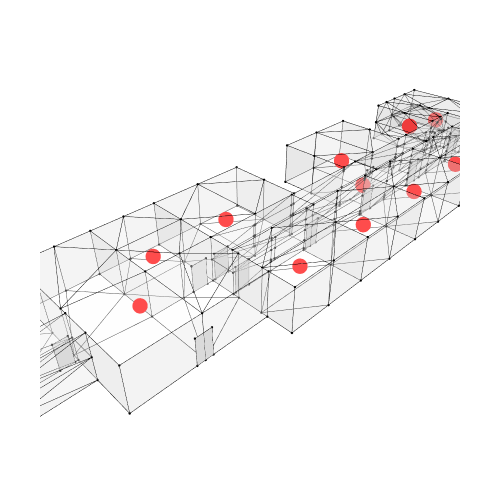

Source (notebook cell):
### Code cell
Topology.Show(cc, apertures, g2,
              vertexSizeKey="size",
              vertexColorKey="color",
              edgeWidthKey="width",
              edgeColorKey="color",
              faceOpacity=0.3,
              backgroundColor="white",
              width=500,
              height=500,
              renderer=renderer)

### Figure 1 — Plotly figure (JSON) as saved in the notebook; plotly's stock layout.template omitted (floating-point values rounded to 4 significant figures; data arrays with more than 128 entries replaced by an {"elided": "..."} marker saying what was removed)
{"data": [{"customdata": {"elided": "385 str values"}, "hoverinfo": "text", "hovertemplate": {"elided": "385 str values"}, "hovertext": {"elided": "385 str values"}, "legendgroup": "1", "legendrank": 1, "marker": {"color": {"elided": "385 str values"}, "line": {"width": 0}, "opacity": 1, "size": {"elided": "385 float values"}, "sizemode": "diameter", "symbol": "circle"}, "mode": "markers", "name": "1: Untitled (Vertices)", "showlegend": false, "text": {"elided": "385 str values"}, "type": "scatter3d", "x": {"elided": "385 float values"}, "y": {"elided": "385 float values"}, "z": {"elided": "385 float values"}}, {"hoverinfo": "text", "hovertext": [], "legendgroup": "2", "legendrank": 2, "line": {"color": "#000000", "dash": "solid", "width": 1}, "marker": {"color": "#000000", "size": 0.25, "symbol": "circle"}, "mode": "markers+lines", "name": "1: Untitled (Edges)", "showlegend": false, "text": [], "type": "scatter3d", "x": {"elided": "2928 float values"}, "y": {"elided": "2928 float values"}, "z": {"elided": "2928 float values"}}, {"cmax": 1, "cmin": 0, "color": "#FAFAFA", "colorscale": [[0, "#440154"], [0.1111, "#482878"], [0.2222, "#3e4989"], [0.3333, "#31688e"], [0.4444, "#26828e"], [0.5556, "#1f9e89"], [0.6667, "#35b779"], [0.7778, "#6ece58"], [0.8889, "#b5de2b"], [1, "#fde725"]], "flatshading": true, "hoverinfo": "text", "hovertext": "", "i": {"elided": "970 int values"}, "j": {"elided": "970 int values"}, "k": {"elided": "970 int values"}, "legendgroup": "3", "legendrank": 3, "lighting": {"facenormalsepsilon": 0}, "name": "1: Untitled (Faces)", "opacity": 0.3, "showlegend": false, "showscale": false, "text": "", "type": "mesh3d", "x": {"elided": "385 float values"}, "y": {"elided": "385 float values"}, "z": {"elided": "385 float values"}}, {"customdata": ["", "", "", "", "", "", "", "", "", "", "", "", "", "", "", "", "", "", "", "", "", "", "", "", "", "", "", "", "", "", "", "", "", "", "", "", "", "", "", "", "", "", "", "", "", "", "", "", "", "", "", "", "", "", "", "", "", "", "", "", "", "", "", "", "", "", "", "", "", ""], "hoverinfo": "text", "hovertemplate": ["Click ", "Click ", "Click ", "Click ", "Click ", "Click ", "Click ", "Click ", "Click ", "Click ", "Click ", "Click ", "Click ", "Click ", "Click ", "Click ", "Click ", "Click ", "Click ", "Click ", "Click ", "Click ", "Click ", "Click ", "Click ", "Click ", "Click ", "Click ", "Click ", "Click ", "Click ", "Click ", "Click ", "Click ", "Click ", "Click ", "Click ", "Click ", "Click ", "Click ", "Click ", "Click ", "Click ", "Click ", "Click ", "Click ", "Click ", "Click ", "Click ", "Click ", "Click ", "Click ", "Click ", "Click ", "Click ", "Click ", "Click ", "Click ", "Click ", "Click ", "Click ", "Click ", "Click ", "Click ", "Click ", "Click ", "Click ", "Click ", "Click ", "Click "], "hovertext": ["", "", "", "", "", "", "", "", "", "", "", "", "", "", "", "", "", "", "", "", "", "", "", "", "", "", "", "", "", "", "", "", "", "", "", "", "", "", "", "", "", "", "", "", "", "", "", "", "", "", "", "", "", "", "", "", "", "", "", "", "", "", "", "", "", "", "", "", "", ""], "legendgroup": "5", "legendrank": 5, "marker": {"color": ["#000000", "#000000", "#000000", "#000000", "#000000", "#000000", "#000000", "#000000", "#000000", "#000000", "#000000", "#000000", "#000000", "#000000", "#000000", "#000000", "#000000", "#000000", "#000000", "#000000", "#000000", "#000000", "#000000", "#000000", "#000000", "#000000", "#000000", "#000000", "#000000", "#000000", "#000000", "#000000", "#000000", "#000000", "#000000", "#000000", "#000000", "#000000", "#000000", "#000000", "#000000", "#000000", "#000000", "#000000", "#000000", "#000000", "#000000", "#000000", "#000000", "#000000", "#000000", "#000000", "#000000", "#000000", "#000000", "#000000", "#000000", "#000000", "#000000", "#000000", "#000000", "#000000", "#000000", "#000000", "#000000", "#000000", "#000000", "#000000", "#000000", "#000000"], "line": {"width": 0}, "opacity": 1, "size": [2.8, 2.8, 2.8, 2.8, 2.8, 2.8, 2.8, 2.8, 2.8, 2.8, 2.8, 2.8, 2.8, 2.8, 2.8, 2.8, 2.8, 2.8, 2.8, 2.8, 2.8, 2.8, 2.8, 2.8, 2.8, 2.8, 2.8, 2.8, 2.8, 2.8, 2.8, 2.8, 2.8, 2.8, 2.8, 2.8, 2.8, 2.8, 2.8, 2.8, 2.8, 2.8, 2.8, 2.8, 2.8, 2.8, 2.8, 2.8, 2.8, 2.8, 2.8, 2.8, 2.8, 2.8, 2.8, 2.8, 2.8, 2.8, 2.8, 2.8, 2.8, 2.8, 2.8, 2.8, 2.8, 2.8, 2.8, 2.8, 2.8, 2.8], "sizemode": "diameter", "symbol": "circle"}, "mode": "markers", "name": "2: default (Vertices)", "showlegend": false, "text": ["", "", "", "", "", "", "", "", "", "", "", "", "", "", "", "", "", "", "", "", "", "", "", "", "", "", "", "", "", "", "", "", "", "", "", "", "", "", "", "", "", "", "", "", "", "", "", "", "", "", "", "", "", "", "", "", "", "", "", "", "", "", "", "", "", "", "", "", "", ""], "type": "scatter3d", "x": [4, 4, 4, 4, 4, 4, 4, 61, 61, 61, 61, 61, 61, 61, 25.6, 24.4, 24.4, 25.6, 29.5, 28.3, 28.3, 29.5, 59.95, 59.05, 59.05, 59.95, 31.4, 30.2, 30.2, 31.4, 59.4, 58.2, 58.2, 59.4, 52.4, 51.2, 51.2, 52.4, 45.4, 44.2, 44.2, 45.4, 38.4, 37.2, 37.2, 38.4, 31.4, 30.2, 30.2, 31.4, 48.45, 47.55, 47.55, 48.45, 10.45, 9.55, 9.55, 10.45, 19.8, 18.9, 18.9, 19.8, 11.8, 10.9, 10.9, 11.8, 7.8, 6.9, 6.9, 7.8], "y": [1, 0.4, 0.4, 1.6, 1.6, 0.4, 1.6, 1, 0.4, 0.4, 1.6, 1.6, 0.4, 1.6, -3, -3, -3, -3, 2, 2, 2, 2, 2, 2, 2, 2, 2, 2, 2, 2, 0, 0, 0, 0, 0, 0, 0, 0, 0, 0, 0, 0, 0, 0, 0, 0, 0, 0, 0, 0, 2, 2, 2, 2, 2, 2, 2, 2, 2, 2, 2, 2, 0, 0, 0, 0, 2, 2, 2, 2], "z": [0, 1.05, 0, 1.05, 0, 2.1, 2.1, 0, 1.05, 0, 1.05, 0, 2.1, 2.1, 0, 0, 2.1, 2.1, 0, 0, 2.1, 2.1, 2, 2, 0, 0, 0, 0, 2.1, 2.1, 0, 0, 2.1, 2.1, 0, 0, 2.1, 2.1, 0, 0, 2.1, 2.1, 0, 0, 2.1, 2.1, 0, 0, 2.1, 2.1, 2, 2, 0, 0, 2, 2, 0, 0, 2, 2, 0, 0, 2, 2, 0, 0, 2, 2, 0, 0]}, {"hoverinfo": "text", "hovertext": [], "legendgroup": "6", "legendrank": 6, "line": {"color": "#000000", "dash": "solid", "width": 1}, "marker": {"color": "#000000", "size": 0.25, "symbol": "circle"}, "mode": "markers+lines", "name": "2: default (Edges)", "showlegend": false, "text": [], "type": "scatter3d", "x": {"elided": "228 float values"}, "y": {"elided": "228 float values"}, "z": {"elided": "228 float values"}}, {"cmax": 1, "cmin": 0, "color": "#FAFAFA", "colorscale": [[0, "#440154"], [0.1111, "#482878"], [0.2222, "#3e4989"], [0.3333, "#31688e"], [0.4444, "#26828e"], [0.5556, "#1f9e89"], [0.6667, "#35b779"], [0.7778, "#6ece58"], [0.8889, "#b5de2b"], [1, "#fde725"]], "flatshading": true, "hoverinfo": "text", "hovertext": "", "i": [0, 3, 3, 5, 5, 7, 10, 10, 12, 12, 14, 14, 18, 18, 22, 22, 26, 26, 30, 30, 34, 34, 38, 38, 42, 42, 46, 46, 50, 50, 54, 54, 58, 58, 62, 62, 66, 66], "j": [1, 1, 0, 1, 3, 8, 8, 7, 8, 10, 15, 16, 19, 20, 23, 24, 27, 28, 31, 32, 35, 36, 39, 40, 43, 44, 47, 48, 51, 52, 55, 56, 59, 60, 63, 64, 67, 68], "k": [2, 0, 4, 3, 6, 9, 7, 11, 10, 13, 16, 17, 20, 21, 24, 25, 28, 29, 32, 33, 36, 37, 40, 41, 44, 45, 48, 49, 52, 53, 56, 57, 60, 61, 64, 65, 68, 69], "legendgroup": "7", "legendrank": 7, "lighting": {"facenormalsepsilon": 0}, "name": "2: default (Faces)", "opacity": 1, "showlegend": false, "showscale": false, "text": "", "type": "mesh3d", "x": [4, 4, 4, 4, 4, 4, 4, 61, 61, 61, 61, 61, 61, 61, 25.6, 25.6, 24.4, 24.4, 29.5, 29.5, 28.3, 28.3, 59.95, 59.95, 59.05, 59.05, 31.4, 31.4, 30.2, 30.2, 59.4, 59.4, 58.2, 58.2, 52.4, 52.4, 51.2, 51.2, 45.4, 45.4, 44.2, 44.2, 38.4, 38.4, 37.2, 37.2, 31.4, 31.4, 30.2, 30.2, 48.45, 48.45, 47.55, 47.55, 10.45, 10.45, 9.55, 9.55, 19.8, 19.8, 18.9, 18.9, 11.8, 11.8, 10.9, 10.9, 7.8, 7.8, 6.9, 6.9], "y": [1, 0.4, 0.4, 1.6, 1.6, 0.4, 1.6, 1, 0.4, 0.4, 1.6, 1.6, 0.4, 1.6, -3, -3, -3, -3, 2, 2, 2, 2, 2, 2, 2, 2, 2, 2, 2, 2, 0, 0, 0, 0, 0, 0, 0, 0, 0, 0, 0, 0, 0, 0, 0, 0, 0, 0, 0, 0, 2, 2, 2, 2, 2, 2, 2, 2, 2, 2, 2, 2, 0, 0, 0, 0, 2, 2, 2, 2], "z": [0, 1.05, 0, 1.05, 0, 2.1, 2.1, 0, 1.05, 0, 1.05, 0, 2.1, 2.1, 2.1, 0, 0, 2.1, 2.1, 0, 0, 2.1, 0, 2, 2, 0, 2.1, 0, 0, 2.1, 2.1, 0, 0, 2.1, 2.1, 0, 0, 2.1, 2.1, 0, 0, 2.1, 2.1, 0, 0, 2.1, 2.1, 0, 0, 2.1, 0, 2, 2, 0, 0, 2, 2, 0, 0, 2, 2, 0, 0, 2, 2, 0, 0, 2, 2, 0]}, {"customdata": ["", "", "", "", "", "", "", "", "", "", "", "", "", "", "", "", "", ""], "hoverinfo": "text", "hovertemplate": ["Click ", "Click ", "Click ", "Click ", "Click ", "Click ", "Click ", "Click ", "Click ", "Click ", "Click ", "Click ", "Click ", "Click ", "Click ", "Click ", "Click ", "Click "], "hovertext": ["", "", "", "", "", "", "", "", "", "", "", "", "", "", "", "", "", ""], "legendgroup": "9", "legendrank": 9, "marker": {"color": ["#FF0000", "#FF0000", "#FF0000", "#FF0000", "#FF0000", "#FF0000", "#FF0000", "#FF0000", "#FF0000", "#FF0000", "#FF0000", "#FF0000", "#FF0000", "#FF0000", "#FF0000", "#FF0000", "#FF0000", "#FF0000"], "line": {"width": 0}, "opacity": 1, "size": [18, 18, 18, 18, 18, 18, 18, 18, 18, 18, 18, 18, 18, 18, 18, 18, 18, 18], "sizemode": "diameter", "symbol": "circle"}, "mode": "markers", "name": "3: Untitled Graph (Vertices)", "showlegend": false, "text": ["", "", "", "", "", "", "", "", "", "", "", "", "", "", "", "", "", ""], "type": "scatter3d", "x": [27.5, 33.5, 8, 2, 6, 16, 45.5, 34, 40.5, 59.5, 10, 24.06, 12, 47.5, 54.5, 61.5, 48, 63], "y": [5, -2.5, -3, 4, 5, 5, 1, 5, -2.5, 5, 5, 1.562, 1, -2.5, -2.5, -2.5, 5, 4], "z": [1.75, 1.75, 1.75, 1.75, 1.75, 1.75, 1.75, 1.75, 1.75, 1.75, 1.75, 1.75, 1.75, 1.75, 1.75, 1.75, 1.75, 1.75]}], "layout": {"autosize": true, "height": 500, "margin": {"b": 40, "l": 40, "r": 40, "t": 40}, "paper_bgcolor": "#FFFFFF", "plot_bgcolor": "#FFFFFF", "scene": {"aspectmode": "data", "camera": {"center": {"x": 0, "y": 0, "z": 0}, "eye": {"x": -1.25, "y": -1.25, "z": 1.25}, "projection": {"type": "perspective"}, "up": {"x": 0, "y": 0, "z": 1}}, "xaxis": {"visible": false}, "yaxis": {"visible": false}, "zaxis": {"visible": false}}, "showlegend": true, "width": 500, "xaxis": {"showgrid": false, "visible": false, "zeroline": false}, "yaxis": {"showgrid": false, "visible": false, "zeroline": false}}}
